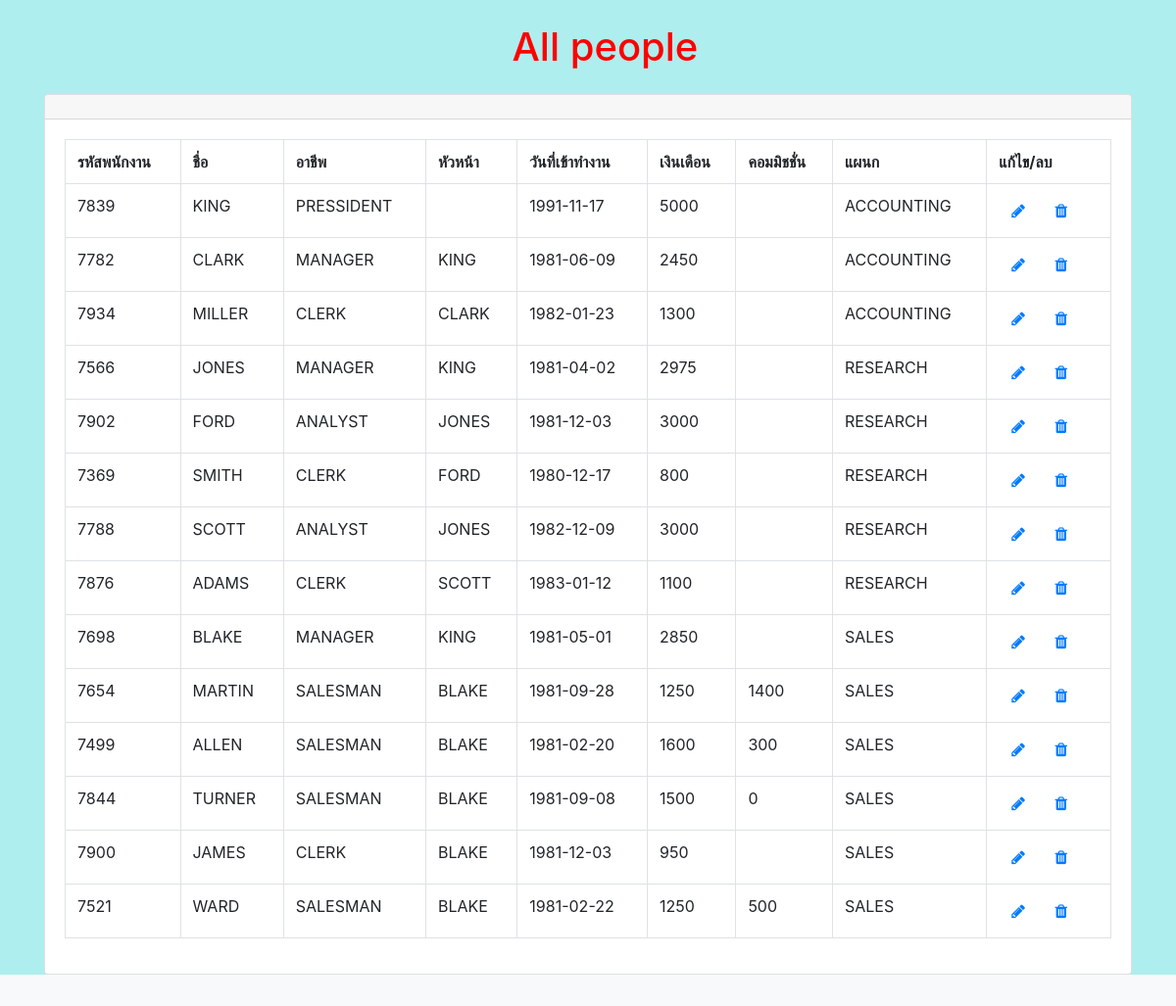
Page /display_emp.php on the committed database.
### tables this page shows
CREATE TABLE `emp` (
  `EMPNO` varchar(4) NOT NULL DEFAULT '',
  `ENAME` varchar(20) DEFAULT NULL,
  `JOB` varchar(15) DEFAULT NULL,
  `MGR` varchar(4) DEFAULT NULL,
  `HIREDATE` date DEFAULT NULL,
  `SAL` int(5) DEFAULT NULL,
  `COMM` int(5) DEFAULT NULL,
  `DEPTNO` char(2) NOT NULL DEFAULT '',
  `USERNAME` varchar(20) NOT NULL,
  `PASSWORD` varchar(64) NOT NULL,
  `ROLE` varchar(20) NOT NULL
);

CREATE TABLE `dept` (
  `DEPTNO` char(2) NOT NULL DEFAULT '',
  `DNAME` varchar(15) DEFAULT NULL,
  `LOC` varchar(10) DEFAULT NULL
);

### display_emp.php (the view, shortened to what this page needs)
<link rel="stylesheet" href="https://cdnjs.cloudflare.com/ajax/libs/font-awesome/4.7.0/css/font-awesome.min.css">
<div class="bg-1">
  <div class="container">
    <?php
require 'db.php';
$sql = "SELECT  e.EMPNO,e.ENAME,e.JOB,m.ENAME as MGRNAME,e.HIREDATE,e.SAL,e.COMM,d.DNAME
FROM emp e
INNER JOIN dept d
ON d.DEPTNO = e.DEPTNO
LEFT OUTER JOIN emp m
ON e.MGR = m.EMPNO";
$statement = $connection->prepare($sql);
$statement->execute();
$emp = $statement->fetchAll(PDO::FETCH_OBJ);
 ?>
 <div  class="offset-sm-5 col-sm-5">
 <br>
 <font color="red"><h1>All people</h1></font>
</div>
  <div class="card mt-4">
    <div class="card-header">
    </div>
    <div class="card-body">
      <table class="table table-bordered">
        <tr>
          <th>รหัสพนักงาน</th>
          <th>ชื่อ</th>
          <th>อาชีพ</th>
          <th>หัวหน้า</th>
          <th>วันที่เข้าทำงาน</th>
          <th>เงินเดือน</th>
          <th>คอมมิชชั่น</th>
          <th>แผนก</th>
          <th>แก้ไข/ลบ</th>
        </tr>
        <?php foreach($emp as $person):?>
          <tr>
            <td><?= $person->EMPNO; ?></td>
            <td><?= $person->ENAME; ?></td>
            <td><?= $person->JOB; ?></td>
            <td><?= $person->MGRNAME; ?></td>
            <td><?= $person->HIREDATE; ?></td>
            <td><?= $person->SAL; ?></td>
            <td><?= $person->COMM; ?></td>
            <td><?= $person->DNAME;?></td>
            <td>
              <a href="edit.php?EMPNO=<?= $person->EMPNO ?>" <button class="btn"><i class="fa fa-pencil"></i></button> </a>
              <a onclick="return confirm('Are you sure you want to delete this entry?')" href="delete.php?EMPNO=<?= $person->EMPNO ?>"  <button class="btn"><i class="fa fa-trash"></i></button> </a>
            </td>
          </tr>
        <?php endforeach; ?>
      </table>
    </div>
  </div>
</div>
<?php require 'footer.php'; ?>
  </div>
<link rel="stylesheet" href="https://maxcdn.bootstrapcdn.com/bootstrap/4.0.0-beta.2/css/bootstrap.min.css">
  </head>
  <body class="bg-info">
    <nav class="navbar navbar-expand-lg navbar-light bg-light">
  <div class="collapse navbar-collapse" id="navbarSupportedContent">
    <ul class="navbar-nav mr-auto">
      <li class="nav-item active">
        <a class="nav-link" href="/"> <span class="sr-only">(current)</span></a>
      </li>
    </ul>

### footer.php (shortened to what this page needs)
  </body>
</html>

### display_emp.php (style rules this page uses)
.bg-1 { background:#AFEEEE; }

### rows in the picture
emp: EMPNO "7839", ENAME "KING", JOB "PRESSIDENT", HIREDATE "1991-11-17", SAL "5000", dept.DNAME "ACCOUNTING"
emp: EMPNO "7782", ENAME "CLARK", JOB "MANAGER", emp.ENAME "KING", HIREDATE "1981-06-09", SAL "2450", dept.DNAME "ACCOUNTING"
emp: EMPNO "7934", ENAME "MILLER", JOB "CLERK", emp.ENAME "CLARK", HIREDATE "1982-01-23", SAL "1300", dept.DNAME "ACCOUNTING"
emp: EMPNO "7566", ENAME "JONES", JOB "MANAGER", emp.ENAME "KING", HIREDATE "1981-04-02", SAL "2975", dept.DNAME "RESEARCH"
emp: EMPNO "7902", ENAME "FORD", JOB "ANALYST", emp.ENAME "JONES", HIREDATE "1981-12-03", SAL "3000", dept.DNAME "RESEARCH"
emp: EMPNO "7369", ENAME "SMITH", JOB "CLERK", emp.ENAME "FORD", HIREDATE "1980-12-17", SAL "800", dept.DNAME "RESEARCH"
emp: EMPNO "7788", ENAME "SCOTT", JOB "ANALYST", emp.ENAME "JONES", HIREDATE "1982-12-09", SAL "3000", dept.DNAME "RESEARCH"
emp: EMPNO "7876", ENAME "ADAMS", JOB "CLERK", emp.ENAME "SCOTT", HIREDATE "1983-01-12", SAL "1100", dept.DNAME "RESEARCH"
emp: EMPNO "7698", ENAME "BLAKE", JOB "MANAGER", emp.ENAME "KING", HIREDATE "1981-05-01", SAL "2850", dept.DNAME "SALES"
emp: EMPNO "7654", ENAME "MARTIN", JOB "SALESMAN", emp.ENAME "BLAKE", HIREDATE "1981-09-28", SAL "1250", COMM "1400", dept.DNAME "SALES"
emp: EMPNO "7499", ENAME "ALLEN", JOB "SALESMAN", emp.ENAME "BLAKE", HIREDATE "1981-02-20", SAL "1600", COMM "300", dept.DNAME "SALES"
emp: EMPNO "7844", ENAME "TURNER", JOB "SALESMAN", emp.ENAME "BLAKE", HIREDATE "1981-09-08", SAL "1500", COMM "0", dept.DNAME "SALES"
emp: EMPNO "7900", ENAME "JAMES", JOB "CLERK", emp.ENAME "BLAKE", HIREDATE "1981-12-03", SAL "950", dept.DNAME "SALES"
emp: EMPNO "7521", ENAME "WARD", JOB "SALESMAN", emp.ENAME "BLAKE", HIREDATE "1981-02-22", SAL "1250", COMM "500", dept.DNAME "SALES"
